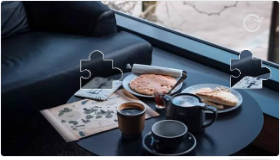
#> input picture assets/now.jpeg, 280 x 160 px
$ python captcha.py ../../assets/now.jpeg ../../assets/3cat.png
#> lines starting #> are read from the running program, lines starting #| are printed output that depends on the picture; after the words box and inside, x2 and y2 are one past the last pixel; in counts of white or black regions, pixels touching at a corner belong together
import cv2
import sys
def helper_reshape(origin,jigsaw):
    """
    get top and bottom of the input image
    :param jigsaw: 却块
    :param origin: 原始图像with却块
    """
    H,W = jigsaw.shape[0],jigsaw.shape[1]
    bottom,top = H,H
    for i in range(0,H):
        temp = jigsaw[i]
        if max(temp) ==255:
            top = i-3
            break
    for i in range(H-1,0,-1):
        if max(jigsaw[i]) !=0:
            bottom = i+3
            break
    origin = origin[top:bottom]
    jigsaw = jigsaw[top:bottom]
    return origin,jigsaw

def FindPic_offset(target, template):
    """
    找出图像中最佳匹配位置
    :param target: 目标即背景图
    :param template: 模板即需要找到的图
    :return: 返回最佳匹配对应的X偏移
    """

    target_gray = cv2.cvtColor(target, cv2.COLOR_BGR2GRAY)
    template_rgb = template
    # cv2.imwrite("C:\\Users\\angus\\Desktop\\pics\\gray1.jpg",target_gray)
    # cv2.imwrite("C:\\Users\\angus\\Desktop\\pics\\gray2.jpg", template_rgb)

    temp1, orith = cv2.threshold(target_gray, 240, 255, cv2.THRESH_BINARY)
    temp2 , templateth = cv2.threshold(template_rgb, 252, 255, cv2.THRESH_BINARY)
    orith,templateth =  helper_reshape(orith,templateth)
    # cv2.imwrite("C:\\Users\\angus\\Desktop\\pics\\binary.jpg", orith)
    # cv2.imwrite("C:\\Users\\angus\\Desktop\\pics\\binary2.jpg", templateth)
    res = cv2.matchTemplate(orith, templateth, cv2.TM_CCOEFF_NORMED)
    value = cv2.minMaxLoc(res)

    return value[3][0]
def main():
    target = cv2.imread(sys.argv[1])
#> target is the input picture: shape (160, 280, 3); mean B, G, R 99.4, 89.1, 82.9
    template = cv2.imread(sys.argv[2],0)
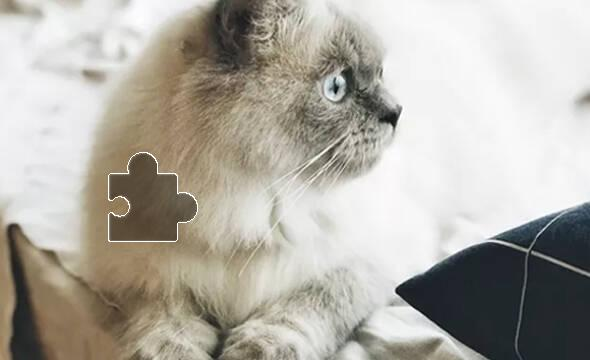
#> input picture assets/3cat.png, 590 x 360 px
#> template: shape (360, 590); min 4, max 255, mean 173.6
    ret = FindPic_offset(target,template)
#> in FindPic_offset, `target_gray = cv2.cvtColor(target, cv2.COLOR_BGR2GRAY)`:
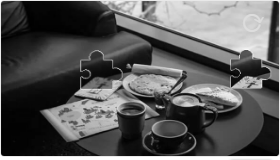
#> target_gray: shape (160, 280); min 0, max 255, mean 88.4
#> in FindPic_offset, `temp1, orith = cv2.threshold(target_gray, 240, 255, cv2.THRESH_BINARY)`:
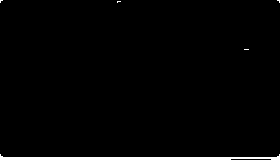
#> orith: shape (160, 280); 1.9% white; 5 white regions (4 under 20 px), largest, box (x1, y1, x2, y2) and area: (0, 154, 280, 160) 810
#> in FindPic_offset, `temp2 , templateth = cv2.threshold(template_rgb, 252, 255, cv2.THRESH_..`:
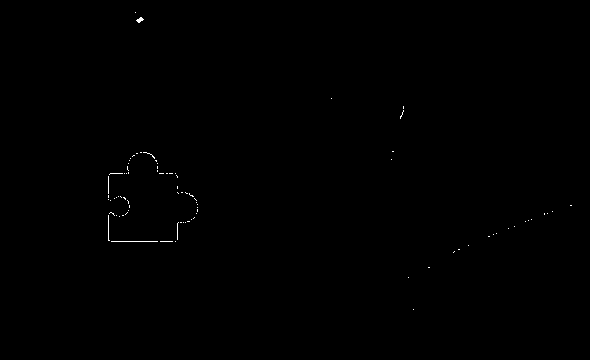
#> templateth: shape (360, 590); 0.16% white in thin lines or dots, all inside (x1, y1, x2, y2) = (108, 12, 572, 310)
#> in helper_reshape, `origin = origin[top:bottom]`:
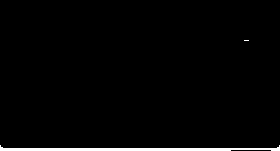
#> origin: shape (151, 280); 1.9% white; 2 white regions (1 under 20 px), largest, box (x1, y1, x2, y2) and area: (0, 145, 280, 151) 810
#> in helper_reshape, `jigsaw = jigsaw[top:bottom]`:
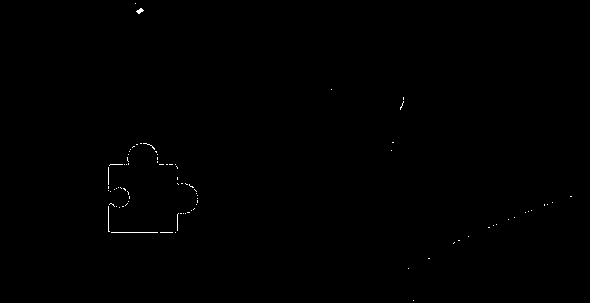
#> jigsaw: shape (303, 590); 0.19% white in thin lines or dots, all inside (x1, y1, x2, y2) = (108, 3, 572, 301)
#> in FindPic_offset, `res = cv2.matchTemplate(orith, templateth, cv2.TM_CCOEFF_NORMED)`:
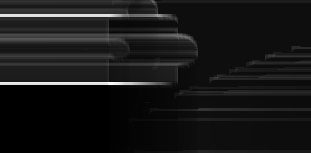
#> res: shape (153, 311) float32; min -0.0113, max 0.139, mean 0.00259; drawn with min black and max white
#> in FindPic_offset, `value = cv2.minMaxLoc(res)`: value = (-0.0113, 0.139, (52, 85), (109, 82))
#> ret = 109
    print(ret)
#| 109
if __name__ == '__main__':
    main()
